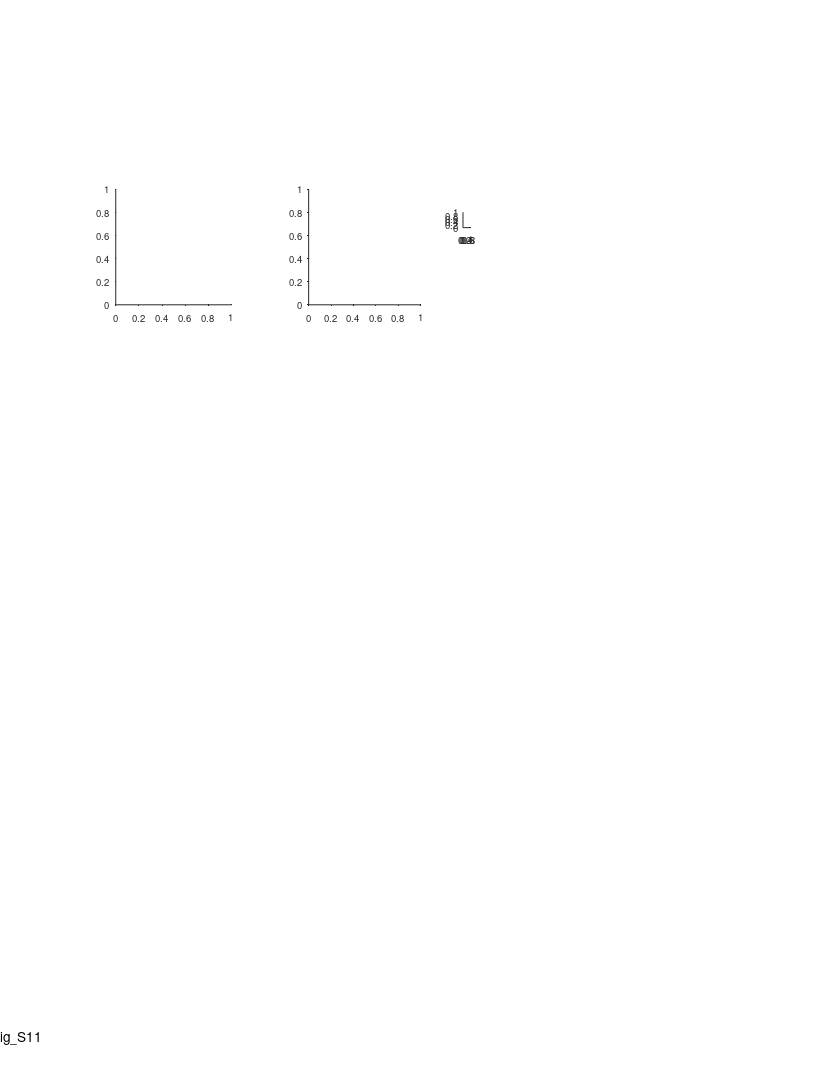

This figure's MATLAB source: (Note: this script raises an error after producing the figure.)
%% Large Scale - Fig. Sxxx - compartmentalization

%%
clear 
clc

%% define output files
res_dir = 'L:\paper_figures';
mkdir(res_dir)
fig_name_str = 'fig_S11';
fig_caption_str = 'compartmentalization';
log_name_str = [fig_name_str '_log_file' '.txt'];
log_name_str = strrep(log_name_str , ':', '-');
log_name_str = strrep(log_name_str , ' ', '_');
log_name_out = fullfile(res_dir, log_name_str);

%% open log file
diary off
diary(log_name_out)
diary on
disp('Log file');
disp(['created: ', datestr(clock)]);
disp('======================================================');
disp([fig_name_str ': ' fig_caption_str]);
disp('======================================================');
disp('');

%% create figure
% =========================================================================
% figure_size_cm = [21.0 29.7]; % ~A4
figure_size_cm = [21.6 27.9]; % ~US letter
figure ;
% Some WYSIWYG options:
set(gcf,'DefaultAxesFontSize',7);
set(gcf,'DefaultAxesFontName','helvetica');
set(gcf,'DefaultAxesUnits','centimeters');
set(gcf,'PaperType','usletter')
% set(gcf,'PaperType','<custom>');
set(gcf,'PaperUnits','centimeters','PaperPosition',[0 0 figure_size_cm]);
set(gcf,'PaperOrientation','portrait');
set(gcf,'Units','centimeters','Position',get(gcf,'paperPosition')+[0 0 0 0]); % position on screen...
set(gcf, 'Renderer', 'painters');
set(groot, 'defaultAxesTickDir', 'out');
set(groot,  'defaultAxesTickDirMode', 'manual');
annotation('textbox', [0.5 1 0 0], 'String',fig_name_str, 'HorizontalAlignment','center','Interpreter','none', 'FitBoxToText','on');
pause(0.2); % workaround to solve matlab automatically changing the axes positions...

% create panels
panel_A = axes('position', [ 3 20 3 3]);
panel_B = axes('position', [ 8 20 2.9 3]);
panel_legend = axes('position', [12 22  0.2 0.4]);

%% load data
load('L:\processed_data_structs\cells_bat_200m.mat');
load('L:\Yonatan_theory\20200806__model_ratio_LS\SegmentSmallScaleModel_FieldStatistics.mat');

%% arrange data
signif = cat(1,cells.signif);
signif = arrayfun(@(x)(x.TF),signif);
signif = any(signif,2);
cells(~signif)=[];
signif = cat(1,cells.signif);
signif = arrayfun(@(x)(x.TF),signif);
stats = [cells.stats];
stats_all = [stats.all];
stats_dir = cat(1,stats.dir);
fields = cat(1,cells.fields);
fields = fields(signif);
fields = [fields{:}];
fields([fields.in_low_speed_area])=[];

field_num = [stats_dir(signif).field_num];
field_size = [fields.width_prc];
ratio_LS = [stats_all.field_ratio_LS];
ratio_LS(isnan(ratio_LS))=[];
ratio_LS_with_1s = [stats_all.field_ratio_LS];
ratio_LS_with_1s(isnan(ratio_LS_with_1s))=1;
    

%% Fields size hist
axes(panel_A);
cla('reset')
hold on
text(-0.35,1.15, 'A', 'Units','normalized','FontWeight','bold');

bin_size = 0.2;
x1 = field_size;
x2 = FieldSize_PoissonGamma.*bin_size;

h = histogram(x1);
h.BinWidth = 1;
% h.Normalization = 'pdf';
h.Normalization = 'probability';
h.FaceColor = 0.5*[1 1 1];

h = histogram(x2);
h.BinWidth = 0.6;
% h.Normalization = 'pdf';
h.Normalization = 'probability';
h.DisplayStyle = 'stairs';
h.EdgeColor = 'c';
h.LineWidth=1.5;

[~,pval,ks2stat] = kstest2(x1,x2);
if pval==0
    pval = 1e-300;
end
text(0.5,1, ['P_{KS} = ' sprintf('%.2g',pval)], 'Units','normalized','FontSize',8);

ha=gca;
ha.XLim = [0 35];
ha.YLim = [5e-4 1e0];
ha.XTick = [0:10:40];
ha.YTick = 10.^[-5:0];
ha.TickDir='out';
ha.TickLength = [0.03 0.03];
ha.XRuler.TickLabelGapMultiplier = -0.35;
ha.YRuler.TickLabelGapMultiplier = 0.1;
ha.YScale = 'log';
xlabel('Field size (m)', 'Units','normalized','Position',[0.5 -0.13]);
ylabel('Fraction of cells')

%% Fields size ratio (max/min) hist
axes(panel_B);
cla('reset')
hold on
text(-0.35,1.15, 'B', 'Units','normalized','FontWeight','bold');

x1 = ratio_LS;
x2 = MaxMinRatio_PoissonGamma;

nBinEdges = 9;
edges = logspace(0,log10(25),nBinEdges);
h = histogram(x1);
h.BinEdges = edges;
h.Normalization = 'probability';
h.FaceColor = 0.5*[1 1 1];

h = histogram(x2);
h.BinWidth = 0.53;
h.Normalization = 'probability';
h.DisplayStyle = 'stairs';
h.EdgeColor = 'c';
h.LineWidth=1.5;

[~,pval,ks2stat] = kstest2(x1,x2);
text(0.5,1, ['P_{KS} = ' sprintf('%.2g',pval)], 'Units','normalized','FontSize',8);

ha=gca;
ha.XLim = [0 27];
ha.YLim = [5e-3 5e-1];
ha.XTick = [1 2 5 10 20];
ha.YTick = 10.^[-5:0];
ha.TickDir='out';
ha.TickLength = [0.03 0.03];
ha.XRuler.TickLabelGapMultiplier = -0.35;
ha.YRuler.TickLabelGapMultiplier = 0.1;
ha.XScale = 'log';
ha.YScale = 'log';
xlabel({'Field size ratio';'largest/smallest'},'Units','normalized','Position',[0.5 -0.17]);
ylabel('Fraction of cells')

%% add legend
axes(panel_legend);
cla('reset');
hold on
patch([1 1 2 2], 2*[1 1 1 1]+.3*[-1 1 1 -1], 0.5*[1 1 1],'EdgeColor','k');
plot([1 2],      1*[1 1], 'c','LineWidth',2);
text(2.6, 2, 'Data','FontSize',7,'HorizontalAlignment','left');
text(2.6, 1, 'Small-scale compartments model','FontSize',7,'HorizontalAlignment','left');
hax=gca;
hax.Visible='off';


%% print/save the figure
fig_name_out = fullfile(res_dir, [fig_name_str]);
print(gcf, fig_name_out, '-dpdf', '-cmyk', '-painters');
% print(gcf, fig_name_out, '-dtiff', '-cmyk', '-painters');
% saveas(gcf , fig_name_out, 'fig');
disp('figure was successfully saved to pdf/tiff/fig formats');



%%





